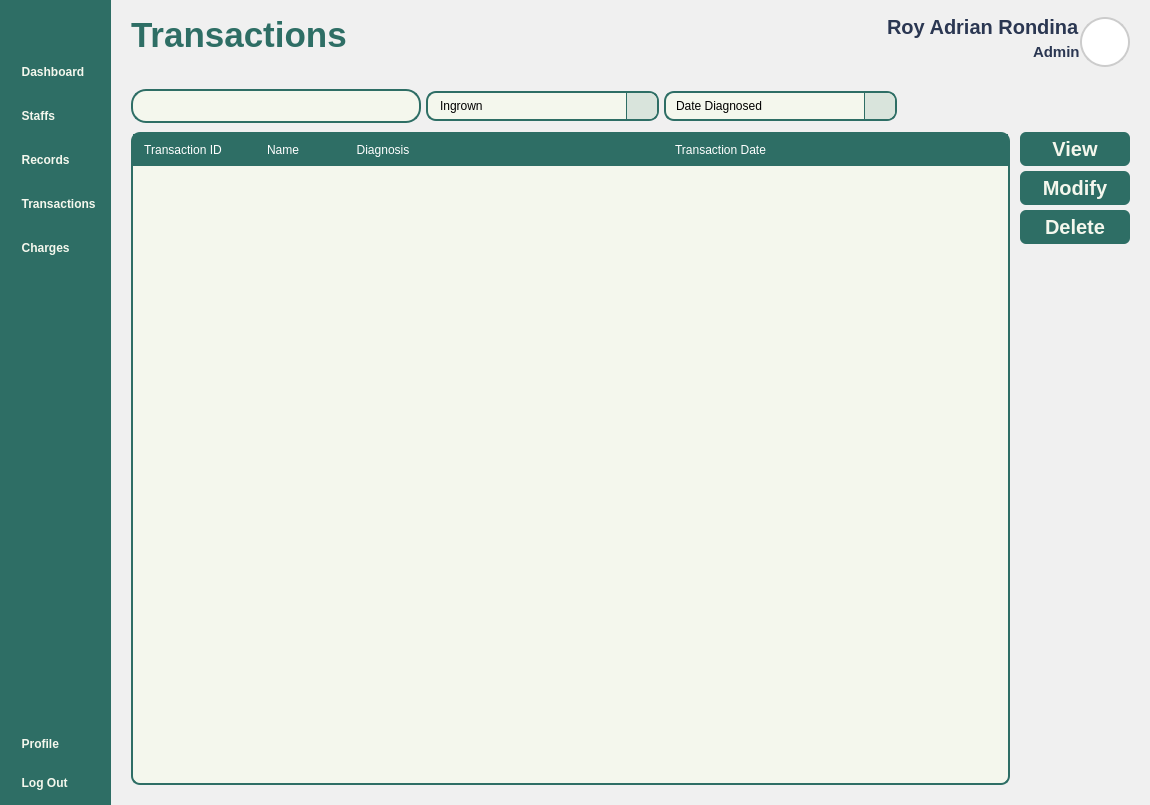
<?xml version="1.0" encoding="UTF-8"?>
<ui version="4.0">
 <class>MainWindow</class>
 <widget class="QMainWindow" name="MainWindow">
  <property name="windowModality">
   <enum>Qt::ApplicationModal</enum>
  </property>
  <property name="geometry">
   <rect>
    <x>0</x>
    <y>0</y>
    <width>1150</width>
    <height>805</height>
   </rect>
  </property>
  <property name="sizePolicy">
   <sizepolicy hsizetype="Expanding" vsizetype="Expanding">
    <horstretch>0</horstretch>
    <verstretch>0</verstretch>
   </sizepolicy>
  </property>
  <property name="baseSize">
   <size>
    <width>1150</width>
    <height>805</height>
   </size>
  </property>
  <property name="windowTitle">
   <string>MainWindow</string>
  </property>
  <property name="styleSheet">
   <string notr="true">#centralwidget {
	background-color: #f0f0f0;
}
*{
	padding: 0px;
	margin: 0px;
	border: 0px;
}
QPushButton {
	font: 900 16pt &quot;Satoshi Black&quot;;
	background-color: transparent;
 	border-radius: 10px;
	font-weight: bold;	
	color: #F4F7ED;
	text-align: left;
	padding: 5px 5px;
}
#NavBar {
    background-color: #2E6E65; 
}
QLabel {
	font: 900 10pt &quot;Satoshi Black&quot;;
	font-size: 20px;
	font-weight: bold;
	color: #2E6E65;
	qproperty-alignment: 'AlignLeft';
    qproperty-wordWrap: true;
	background: transparent;
}

</string>
  </property>
  <widget class="QWidget" name="centralwidget">
   <property name="sizePolicy">
    <sizepolicy hsizetype="Expanding" vsizetype="Expanding">
     <horstretch>0</horstretch>
     <verstretch>0</verstretch>
    </sizepolicy>
   </property>
   <layout class="QHBoxLayout" name="horizontalLayout_4">
    <property name="spacing">
     <number>0</number>
    </property>
    <property name="leftMargin">
     <number>0</number>
    </property>
    <property name="topMargin">
     <number>0</number>
    </property>
    <property name="rightMargin">
     <number>0</number>
    </property>
    <property name="bottomMargin">
     <number>0</number>
    </property>
    <item>
     <widget class="QWidget" name="NavBar" native="true">
      <property name="enabled">
       <bool>true</bool>
      </property>
      <property name="sizePolicy">
       <sizepolicy hsizetype="Fixed" vsizetype="Expanding">
        <horstretch>0</horstretch>
        <verstretch>0</verstretch>
       </sizepolicy>
      </property>
      <property name="minimumSize">
       <size>
        <width>0</width>
        <height>0</height>
       </size>
      </property>
      <property name="maximumSize">
       <size>
        <width>300</width>
        <height>16777215</height>
       </size>
      </property>
      <property name="autoFillBackground">
       <bool>false</bool>
      </property>
      <property name="styleSheet">
       <string notr="true"/>
      </property>
      <layout class="QVBoxLayout" name="verticalLayout">
       <property name="leftMargin">
        <number>10</number>
       </property>
       <property name="topMargin">
        <number>10</number>
       </property>
       <property name="rightMargin">
        <number>10</number>
       </property>
       <property name="bottomMargin">
        <number>10</number>
       </property>
       <item>
        <widget class="QPushButton" name="NavBarButton">
         <property name="toolTip">
          <string>View Main Dashboard</string>
         </property>
         <property name="styleSheet">
          <string notr="true">QPushButton {
	padding: 10px 8px;
}</string>
         </property>
         <property name="text">
          <string/>
         </property>
         <property name="icon">
          <iconset resource="../Images/resources.qrc">
           <normaloff>:/lucide/icons/align-justify.svg</normaloff>:/lucide/icons/align-justify.svg</iconset>
         </property>
         <property name="iconSize">
          <size>
           <width>35</width>
           <height>35</height>
          </size>
         </property>
        </widget>
       </item>
       <item>
        <spacer name="verticalSpacer_2">
         <property name="orientation">
          <enum>Qt::Vertical</enum>
         </property>
         <property name="sizeType">
          <enum>QSizePolicy::Preferred</enum>
         </property>
         <property name="sizeHint" stdset="0">
          <size>
           <width>10</width>
           <height>10</height>
          </size>
         </property>
        </spacer>
       </item>
       <item>
        <layout class="QVBoxLayout" name="MainButtons">
         <property name="spacing">
          <number>20</number>
         </property>
         <property name="sizeConstraint">
          <enum>QLayout::SetNoConstraint</enum>
         </property>
         <item>
          <widget class="QPushButton" name="DashboardButton">
           <property name="toolTip">
            <string>View Main Dashboard</string>
           </property>
           <property name="styleSheet">
            <string notr="true"/>
           </property>
           <property name="text">
            <string>  Dashboard</string>
           </property>
           <property name="icon">
            <iconset resource="../Images/resources.qrc">
             <normaloff>:/lucide/icons/layout-dashboard.svg</normaloff>:/lucide/icons/layout-dashboard.svg</iconset>
           </property>
           <property name="iconSize">
            <size>
             <width>40</width>
             <height>40</height>
            </size>
           </property>
          </widget>
         </item>
         <item>
          <widget class="QPushButton" name="StaffsButton">
           <property name="toolTip">
            <string>View Staff Record</string>
           </property>
           <property name="styleSheet">
            <string notr="true"/>
           </property>
           <property name="text">
            <string>  Staffs</string>
           </property>
           <property name="icon">
            <iconset resource="../Images/resources.qrc">
             <normaloff>:/lucide/icons/user-round-pen.svg</normaloff>:/lucide/icons/user-round-pen.svg</iconset>
           </property>
           <property name="iconSize">
            <size>
             <width>40</width>
             <height>40</height>
            </size>
           </property>
          </widget>
         </item>
         <item>
          <widget class="QPushButton" name="PatientsButton">
           <property name="toolTip">
            <string>View Patient Record</string>
           </property>
           <property name="styleSheet">
            <string notr="true"/>
           </property>
           <property name="text">
            <string>  Records</string>
           </property>
           <property name="icon">
            <iconset resource="../Images/resources.qrc">
             <normaloff>:/lucide/icons/file-text.svg</normaloff>:/lucide/icons/file-text.svg</iconset>
           </property>
           <property name="iconSize">
            <size>
             <width>40</width>
             <height>40</height>
            </size>
           </property>
          </widget>
         </item>
         <item>
          <widget class="QPushButton" name="TransactionsButton">
           <property name="toolTip">
            <string>View Transactions </string>
           </property>
           <property name="styleSheet">
            <string notr="true">QPushButton{
	font: 900 20pt &quot;Satoshi Black&quot;;	
}</string>
           </property>
           <property name="text">
            <string>  Transactions</string>
           </property>
           <property name="icon">
            <iconset resource="../Images/resources.qrc">
             <normaloff>:/lucide/icons/tickets.svg</normaloff>:/lucide/icons/tickets.svg</iconset>
           </property>
           <property name="iconSize">
            <size>
             <width>40</width>
             <height>40</height>
            </size>
           </property>
          </widget>
         </item>
         <item>
          <widget class="QPushButton" name="ChargesButton">
           <property name="toolTip">
            <string>View Reports and Overviews</string>
           </property>
           <property name="styleSheet">
            <string notr="true"/>
           </property>
           <property name="text">
            <string>  Charges</string>
           </property>
           <property name="icon">
            <iconset resource="../Images/resources.qrc">
             <normaloff>:/lucide/icons/hand-coins.svg</normaloff>:/lucide/icons/hand-coins.svg</iconset>
           </property>
           <property name="iconSize">
            <size>
             <width>40</width>
             <height>40</height>
            </size>
           </property>
          </widget>
         </item>
        </layout>
       </item>
       <item>
        <spacer name="verticalSpacer">
         <property name="orientation">
          <enum>Qt::Vertical</enum>
         </property>
         <property name="sizeHint" stdset="0">
          <size>
           <width>20</width>
           <height>40</height>
          </size>
         </property>
        </spacer>
       </item>
       <item>
        <layout class="QVBoxLayout" name="SettingButtons">
         <property name="spacing">
          <number>15</number>
         </property>
         <item>
          <widget class="QPushButton" name="ProfileButton">
           <property name="toolTip">
            <string>View Profile Settings</string>
           </property>
           <property name="styleSheet">
            <string notr="true"/>
           </property>
           <property name="text">
            <string>  Profile</string>
           </property>
           <property name="icon">
            <iconset resource="../Images/resources.qrc">
             <normaloff>:/lucide/icons/user-round-cog.svg</normaloff>:/lucide/icons/user-round-cog.svg</iconset>
           </property>
           <property name="iconSize">
            <size>
             <width>40</width>
             <height>40</height>
            </size>
           </property>
          </widget>
         </item>
         <item alignment="Qt::AlignVCenter">
          <widget class="QPushButton" name="LogOutButton">
           <property name="toolTip">
            <string>Log Out from your Account</string>
           </property>
           <property name="styleSheet">
            <string notr="true"/>
           </property>
           <property name="text">
            <string>  Log Out</string>
           </property>
           <property name="icon">
            <iconset resource="../Images/resources.qrc">
             <normaloff>:/lucide/icons/log-out.svg</normaloff>:/lucide/icons/log-out.svg</iconset>
           </property>
           <property name="iconSize">
            <size>
             <width>40</width>
             <height>40</height>
            </size>
           </property>
          </widget>
         </item>
        </layout>
       </item>
      </layout>
     </widget>
    </item>
    <item>
     <widget class="QFrame" name="MainBodyContainer">
      <property name="enabled">
       <bool>true</bool>
      </property>
      <property name="sizePolicy">
       <sizepolicy hsizetype="Expanding" vsizetype="Expanding">
        <horstretch>0</horstretch>
        <verstretch>0</verstretch>
       </sizepolicy>
      </property>
      <property name="styleSheet">
       <string notr="true">#Header {
	padding: 10px 20px;
padding-top: 15px;
}
QLabel {
    padding: 0px; 
}
#UserType {
	font: 300 10pt &quot;Lexend Light&quot;;
	font-size: 15px;
	color: #2B3752;
}
#UserName {
	font: 600 10pt &quot;Lexend SemiBold&quot;;
	font-size: 20px;
	color: #2B3752;
}
#InterfaceTitle{
	font-size: 35px;
}
QGraphicsView {
    border: 2px solid #ccc; 
    border-radius: 25px;
    background: white; 
}

</string>
      </property>
      <property name="frameShape">
       <enum>QFrame::StyledPanel</enum>
      </property>
      <property name="frameShadow">
       <enum>QFrame::Raised</enum>
      </property>
      <layout class="QVBoxLayout" name="verticalLayout_2">
       <property name="spacing">
        <number>0</number>
       </property>
       <property name="leftMargin">
        <number>0</number>
       </property>
       <property name="topMargin">
        <number>0</number>
       </property>
       <property name="rightMargin">
        <number>0</number>
       </property>
       <property name="bottomMargin">
        <number>0</number>
       </property>
       <item alignment="Qt::AlignTop">
        <widget class="QFrame" name="Header">
         <property name="sizePolicy">
          <sizepolicy hsizetype="Expanding" vsizetype="Expanding">
           <horstretch>0</horstretch>
           <verstretch>0</verstretch>
          </sizepolicy>
         </property>
         <property name="minimumSize">
          <size>
           <width>0</width>
           <height>80</height>
          </size>
         </property>
         <property name="maximumSize">
          <size>
           <width>16777215</width>
           <height>80</height>
          </size>
         </property>
         <property name="cursor">
          <cursorShape>ArrowCursor</cursorShape>
         </property>
         <property name="frameShape">
          <enum>QFrame::StyledPanel</enum>
         </property>
         <property name="frameShadow">
          <enum>QFrame::Raised</enum>
         </property>
         <layout class="QHBoxLayout" name="horizontalLayout_3">
          <property name="spacing">
           <number>0</number>
          </property>
          <property name="leftMargin">
           <number>0</number>
          </property>
          <property name="topMargin">
           <number>0</number>
          </property>
          <property name="rightMargin">
           <number>0</number>
          </property>
          <property name="bottomMargin">
           <number>0</number>
          </property>
          <item>
           <widget class="QLabel" name="InterfaceTitle">
            <property name="layoutDirection">
             <enum>Qt::LeftToRight</enum>
            </property>
            <property name="text">
             <string>Transactions</string>
            </property>
            <property name="alignment">
             <set>Qt::AlignLeading</set>
            </property>
           </widget>
          </item>
          <item>
           <layout class="QHBoxLayout" name="UserPanel">
            <property name="rightMargin">
             <number>0</number>
            </property>
            <item>
             <layout class="QVBoxLayout" name="UserInfo">
              <property name="spacing">
               <number>0</number>
              </property>
              <item alignment="Qt::AlignRight">
               <widget class="QLabel" name="UserName">
                <property name="text">
                 <string>Roy Adrian Rondina</string>
                </property>
                <property name="alignment">
                 <set>Qt::AlignLeading</set>
                </property>
               </widget>
              </item>
              <item alignment="Qt::AlignRight">
               <widget class="QLabel" name="UserType">
                <property name="text">
                 <string>Admin</string>
                </property>
                <property name="alignment">
                 <set>Qt::AlignLeading</set>
                </property>
               </widget>
              </item>
             </layout>
            </item>
            <item>
             <widget class="QFrame" name="Profile">
              <property name="sizePolicy">
               <sizepolicy hsizetype="Fixed" vsizetype="Fixed">
                <horstretch>0</horstretch>
                <verstretch>0</verstretch>
               </sizepolicy>
              </property>
              <property name="minimumSize">
               <size>
                <width>50</width>
                <height>50</height>
               </size>
              </property>
              <property name="maximumSize">
               <size>
                <width>50</width>
                <height>50</height>
               </size>
              </property>
              <property name="frameShape">
               <enum>QFrame::StyledPanel</enum>
              </property>
              <property name="frameShadow">
               <enum>QFrame::Raised</enum>
              </property>
              <layout class="QVBoxLayout" name="verticalLayout_3">
               <property name="spacing">
                <number>0</number>
               </property>
               <property name="leftMargin">
                <number>0</number>
               </property>
               <property name="topMargin">
                <number>0</number>
               </property>
               <property name="rightMargin">
                <number>0</number>
               </property>
               <property name="bottomMargin">
                <number>0</number>
               </property>
               <item>
                <widget class="QGraphicsView" name="ProfilePic">
                 <property name="enabled">
                  <bool>true</bool>
                 </property>
                 <property name="sizePolicy">
                  <sizepolicy hsizetype="Preferred" vsizetype="Preferred">
                   <horstretch>0</horstretch>
                   <verstretch>0</verstretch>
                  </sizepolicy>
                 </property>
                 <property name="minimumSize">
                  <size>
                   <width>0</width>
                   <height>0</height>
                  </size>
                 </property>
                </widget>
               </item>
              </layout>
             </widget>
            </item>
           </layout>
          </item>
         </layout>
        </widget>
       </item>
       <item>
        <widget class="QFrame" name="Body">
         <property name="sizePolicy">
          <sizepolicy hsizetype="Expanding" vsizetype="Expanding">
           <horstretch>0</horstretch>
           <verstretch>0</verstretch>
          </sizepolicy>
         </property>
         <property name="styleSheet">
          <string notr="true">QTableWidget {
    background-color: #F4F7ED;
    gridline-color: #D9E4DC;
    border: 2px solid #2E6E65;
    border-radius: 9px; 
}

QTableWidget::item {
    border: 1px solid #2E6E65;
}

QTableWidget::item:alternate {
    background-color: #E0E0E0;  
}

QTableWidget QHeaderView::section {
    background-color: #2E6E65;
    color: white;
    padding: 5px;
    font: bold 14px &quot;Segoe UI&quot;;
	border: 2px solid #2E6E65;
}

QTableWidget::item:selected {
    background-color: #CCE3D0;
    color: #2E6E65;
}
</string>
         </property>
         <property name="frameShape">
          <enum>QFrame::StyledPanel</enum>
         </property>
         <property name="frameShadow">
          <enum>QFrame::Raised</enum>
         </property>
         <layout class="QVBoxLayout" name="verticalLayout_4">
          <property name="leftMargin">
           <number>0</number>
          </property>
          <property name="topMargin">
           <number>0</number>
          </property>
          <property name="rightMargin">
           <number>0</number>
          </property>
          <property name="bottomMargin">
           <number>0</number>
          </property>
          <item>
           <widget class="QWidget" name="BodyLayout" native="true">
            <layout class="QVBoxLayout" name="verticalLayout_5">
             <property name="spacing">
              <number>0</number>
             </property>
             <property name="leftMargin">
              <number>20</number>
             </property>
             <property name="topMargin">
              <number>0</number>
             </property>
             <property name="rightMargin">
              <number>20</number>
             </property>
             <property name="bottomMargin">
              <number>20</number>
             </property>
             <item alignment="Qt::AlignTop">
              <widget class="QWidget" name="Buttons" native="true">
               <property name="sizePolicy">
                <sizepolicy hsizetype="Expanding" vsizetype="Preferred">
                 <horstretch>0</horstretch>
                 <verstretch>0</verstretch>
                </sizepolicy>
               </property>
               <property name="minimumSize">
                <size>
                 <width>0</width>
                 <height>0</height>
                </size>
               </property>
               <property name="styleSheet">
                <string notr="true">#SearchBar {
	background-color: #F4F7ED;
	border: 2px solid #2E6E65; 
    border-radius: 15px;
}
#Search{
	background-color: transparent ;
	font: 300 14pt &quot;Lexend Light&quot;;
}
#AddUserButton {
	padding: 0px 30px;
	text-align: center;
}
QComboBox {
    background-color: #F4F7ED;
    border: 2px solid #2E6E65;
    border-radius: 10px;
    padding: 5px 10px;
	font: 300 12pt &quot;Lexend Light&quot;;
}
QComboBox::drop-down {
    subcontrol-origin: padding;
    subcontrol-position: top right;
    width: 30px;
    border-left: 1px solid #2E6E65;
    background-color: #D9E4DC;
    border-top-right-radius: 8px;
    border-bottom-right-radius: 8px;
}
QComboBox::down-arrow {
    image: url(:/lucide/icons/chevron-down.svg);
    width: 20px;
    height: 20px;
}
QComboBox QAbstractItemView {
    background-color: #F4F7ED;
    selection-background-color: #CCE3D0;
    border: 1px solid #2E6E65;
    border-radius: 2px;
    outline: 0;  
	font: 300 12pt &quot;Lexend Light&quot;;
}

</string>
               </property>
               <layout class="QHBoxLayout" name="horizontalLayout">
                <property name="spacing">
                 <number>5</number>
                </property>
                <property name="leftMargin">
                 <number>0</number>
                </property>
                <property name="rightMargin">
                 <number>0</number>
                </property>
                <item>
                 <widget class="QWidget" name="SearchBar" native="true">
                  <property name="sizePolicy">
                   <sizepolicy hsizetype="Expanding" vsizetype="Fixed">
                    <horstretch>0</horstretch>
                    <verstretch>0</verstretch>
                   </sizepolicy>
                  </property>
                  <property name="minimumSize">
                   <size>
                    <width>290</width>
                    <height>0</height>
                   </size>
                  </property>
                  <property name="maximumSize">
                   <size>
                    <width>400</width>
                    <height>16777215</height>
                   </size>
                  </property>
                  <layout class="QHBoxLayout" name="horizontalLayout_2">
                   <property name="spacing">
                    <number>0</number>
                   </property>
                   <property name="leftMargin">
                    <number>0</number>
                   </property>
                   <property name="topMargin">
                    <number>5</number>
                   </property>
                   <property name="rightMargin">
                    <number>0</number>
                   </property>
                   <property name="bottomMargin">
                    <number>5</number>
                   </property>
                   <item>
                    <widget class="QPushButton" name="Icon">
                     <property name="text">
                      <string/>
                     </property>
                     <property name="icon">
                      <iconset resource="../Images/resources.qrc">
                       <normaloff>:/lucide/icons/search.svg</normaloff>:/lucide/icons/search.svg</iconset>
                     </property>
                     <property name="iconSize">
                      <size>
                       <width>30</width>
                       <height>30</height>
                      </size>
                     </property>
                    </widget>
                   </item>
                   <item>
                    <widget class="QLineEdit" name="Search">
                     <property name="sizePolicy">
                      <sizepolicy hsizetype="Expanding" vsizetype="Expanding">
                       <horstretch>0</horstretch>
                       <verstretch>0</verstretch>
                      </sizepolicy>
                     </property>
                    </widget>
                   </item>
                  </layout>
                 </widget>
                </item>
                <item>
                 <widget class="QComboBox" name="Diagnosis">
                  <property name="sizePolicy">
                   <sizepolicy hsizetype="Expanding" vsizetype="Fixed">
                    <horstretch>0</horstretch>
                    <verstretch>0</verstretch>
                   </sizepolicy>
                  </property>
                  <property name="minimumSize">
                   <size>
                    <width>0</width>
                    <height>0</height>
                   </size>
                  </property>
                  <property name="maximumSize">
                   <size>
                    <width>250</width>
                    <height>16777215</height>
                   </size>
                  </property>
                  <property name="editable">
                   <bool>true</bool>
                  </property>
                  <item>
                   <property name="text">
                    <string>Ingrown</string>
                   </property>
                  </item>
                  <item>
                   <property name="text">
                    <string>Kabag</string>
                   </property>
                  </item>
                  <item>
                   <property name="text">
                    <string>Panuhot</string>
                   </property>
                  </item>
                 </widget>
                </item>
                <item>
                 <widget class="QComboBox" name="Status">
                  <property name="sizePolicy">
                   <sizepolicy hsizetype="Expanding" vsizetype="Fixed">
                    <horstretch>0</horstretch>
                    <verstretch>0</verstretch>
                   </sizepolicy>
                  </property>
                  <property name="minimumSize">
                   <size>
                    <width>0</width>
                    <height>0</height>
                   </size>
                  </property>
                  <property name="maximumSize">
                   <size>
                    <width>250</width>
                    <height>16777215</height>
                   </size>
                  </property>
                  <item>
                   <property name="text">
                    <string>Date Diagnosed</string>
                   </property>
                  </item>
                  <item>
                   <property name="text">
                    <string>Gender</string>
                   </property>
                  </item>
                  <item>
                   <property name="text">
                    <string>Name (Aphabetical)</string>
                   </property>
                  </item>
                 </widget>
                </item>
                <item>
                 <spacer name="horizontalSpacer">
                  <property name="orientation">
                   <enum>Qt::Horizontal</enum>
                  </property>
                  <property name="sizeHint" stdset="0">
                   <size>
                    <width>30</width>
                    <height>20</height>
                   </size>
                  </property>
                 </spacer>
                </item>
               </layout>
              </widget>
             </item>
             <item>
              <widget class="QWidget" name="Transaction" native="true">
               <property name="sizePolicy">
                <sizepolicy hsizetype="Expanding" vsizetype="Expanding">
                 <horstretch>0</horstretch>
                 <verstretch>0</verstretch>
                </sizepolicy>
               </property>
               <property name="styleSheet">
                <string notr="true">QPushButton {
	font: 900 10pt &quot;Satoshi Black&quot;;
	background-color:  #2E6E65;
	border-radius: 6px;
	font-weight: bold;	
	font-size: 20px;
	color: #F4F7ED;
	text-align: center;
}</string>
               </property>
               <layout class="QHBoxLayout" name="horizontalLayout_5">
                <property name="spacing">
                 <number>10</number>
                </property>
                <property name="leftMargin">
                 <number>0</number>
                </property>
                <property name="topMargin">
                 <number>0</number>
                </property>
                <property name="rightMargin">
                 <number>0</number>
                </property>
                <property name="bottomMargin">
                 <number>0</number>
                </property>
                <item>
                 <widget class="QTableWidget" name="TransactionTable">
                  <property name="sizeAdjustPolicy">
                   <enum>QAbstractScrollArea::AdjustToContents</enum>
                  </property>
                  <property name="cornerButtonEnabled">
                   <bool>true</bool>
                  </property>
                  <property name="columnCount">
                   <number>4</number>
                  </property>
                  <attribute name="horizontalHeaderHighlightSections">
                   <bool>true</bool>
                  </attribute>
                  <attribute name="horizontalHeaderStretchLastSection">
                   <bool>true</bool>
                  </attribute>
                  <column>
                   <property name="text">
                    <string>Transaction ID</string>
                   </property>
                  </column>
                  <column>
                   <property name="text">
                    <string>Name</string>
                   </property>
                  </column>
                  <column>
                   <property name="text">
                    <string>Diagnosis</string>
                   </property>
                  </column>
                  <column>
                   <property name="text">
                    <string>Transaction Date</string>
                   </property>
                  </column>
                 </widget>
                </item>
                <item alignment="Qt::AlignTop">
                 <widget class="QWidget" name="widget" native="true">
                  <property name="minimumSize">
                   <size>
                    <width>110</width>
                    <height>0</height>
                   </size>
                  </property>
                  <layout class="QVBoxLayout" name="verticalLayout_6">
                   <property name="spacing">
                    <number>5</number>
                   </property>
                   <property name="leftMargin">
                    <number>0</number>
                   </property>
                   <property name="topMargin">
                    <number>0</number>
                   </property>
                   <property name="rightMargin">
                    <number>0</number>
                   </property>
                   <property name="bottomMargin">
                    <number>0</number>
                   </property>
                   <item>
                    <widget class="QPushButton" name="ViewTransaction">
                     <property name="text">
                      <string>View</string>
                     </property>
                    </widget>
                   </item>
                   <item>
                    <widget class="QPushButton" name="ModifyTransaction">
                     <property name="text">
                      <string>Modify</string>
                     </property>
                    </widget>
                   </item>
                   <item>
                    <widget class="QPushButton" name="DeleteTransaction">
                     <property name="text">
                      <string>Delete</string>
                     </property>
                    </widget>
                   </item>
                  </layout>
                 </widget>
                </item>
               </layout>
              </widget>
             </item>
            </layout>
           </widget>
          </item>
         </layout>
        </widget>
       </item>
      </layout>
     </widget>
    </item>
   </layout>
   <zorder>MainBodyContainer</zorder>
   <zorder>NavBar</zorder>
  </widget>
 </widget>
 <resources>
  <include location="../Images/resources.qrc"/>
 </resources>
 <connections/>
</ui>
